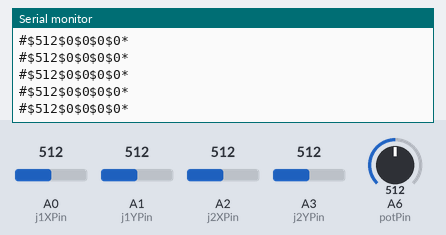
A sketch run on a simulated Arduino Nano, built with avr-gcc and run on an emulated ATmega328P. Parts: the last lines printed to the serial monitor. The inputs (shaded band) are chosen by the test bench; at power-on: A0 (j1XPin) = 512, A1 (j1YPin) = 512, A2 (j2XPin) = 512, A3 (j2YPin) = 512, A6 (potPin) = 512.

Above: at 1.2 s.
1.3 s: A0 (j1XPin) set to 215
4.3 s: A0 (j1XPin) set to 191
At 4.9 s:
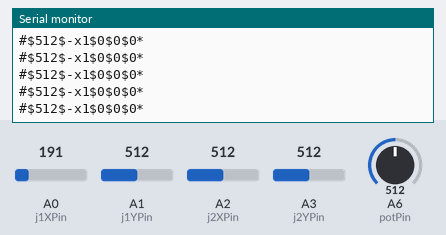
6.2 s: A1 (j1YPin) set to 217
9.2 s: A1 (j1YPin) set to 191
At 10.2 s:
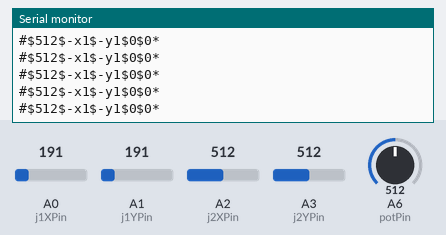
11.1 s: A2 (j2XPin) set to 217
14.1 s: A2 (j2XPin) set to 192
At 15.0 s:
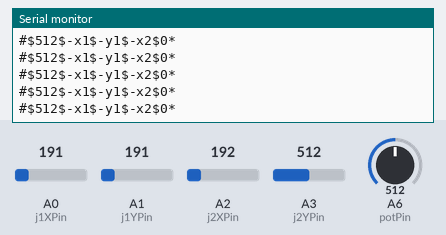

Measured:
- the behaviour switches between 200 and 199 on A0 (j1XPin) (found by bisection; images 0 and 1)
- the behaviour switches between 200 and 199 on A1 (j1YPin) (found by bisection; images 1 and 2)
- the behaviour switches between 200 and 199 on A2 (j2XPin) (found by bisection; images 2 and 3)
- after the input at 4.3 s, the serial monitor: prints a new line after 0.08 s (image 1)
- after the input at 9.2 s, the serial monitor: prints a new line after 0.08 s (image 2)
- after the input at 14.1 s, the serial monitor: prints a new line after 0.07 s (image 3)

The sketch:

Remote_I2C.ino
```cpp
#include <Wire.h>
#define SLAVE_ADDRESS 0x12 // Replace with unique address for each Nano

const int j1XPin = A0;
const int j1YPin = A1;
const int j2XPin = A2;
const int j2YPin = A3;
const int potPin = A6;

String gantryValue; // Global variable for gantryValue

void setup() {
  Serial.begin(9600);
  Wire.begin(SLAVE_ADDRESS); // Initialize I2C communication as slave
  Wire.onRequest(sendData); // Define function to call when master requests data
}

void loop() {
  int potValue = analogRead(potPin);
  int x1Value = analogRead(j1XPin);
  int y1Value = analogRead(j1YPin);
  int x2Value = analogRead(j2XPin);
  int y2Value = analogRead(j2YPin);

  String output = "";

  // Add potValue to the output
  output += "$" + String(potValue);

  // Check and print x1 condition
  if (x1Value > 900) {
    output += "$x1";
  } else if (x1Value < 200) {
    output += "$-x1";
  } else {
    output += "$0";
  }

  // Check and print y1 condition
  if (y1Value > 900) {
    output += "$y1";
  } else if (y1Value < 200) {
    output += "$-y1";
  } else {
    output += "$0";
  }

  // Check and print x2 condition
  if (x2Value > 900) {
    output += "$x2";
  } else if (x2Value < 200) {
    output += "$-x2";
  } else {
    output += "$0";
  }

  // Check and print y2 condition
  if (y2Value > 900) {
    output += "$y2";
  } else if (y2Value < 200) {
    output += "$-y2";
  } else {
    output += "$0";
  }
  gantryValue = "#" + String(output) + "*";
  Serial.println(gantryValue); // Print the formatted output

}

void sendData() {
  Wire.write(gantryValue.c_str()); // Convert to C-string and specify length
}


//output
// gantry_value : $1023$0$-y1$0$0
// gantry_value : $1023$0$-y1$0$-y2
// gantry_value : $1023$-x1$0$0$0
// gantry_value : $1023$x1$y1$0$0
// gantry_value : $1023$0$-y1$0$0
// gantry_value : $1023$-x1$0$-x2$0
```
